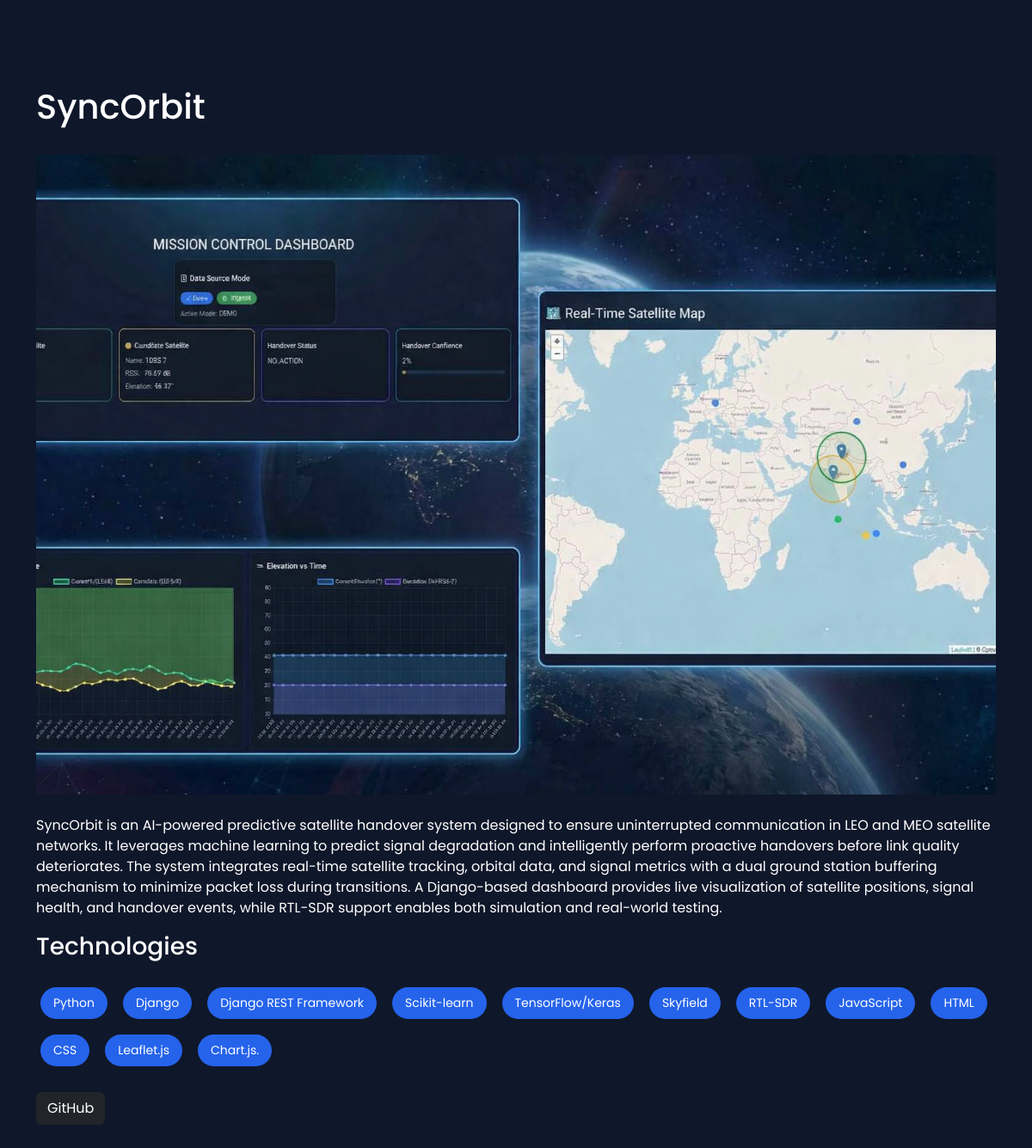
/project/1/, run on the app's committed database.
### website/models.py (models this page shows, shortened)
class Project(models.Model):
    title = models.CharField(max_length=200)
    slug = models.SlugField(blank=True)
    short_description = models.TextField()
    description = models.TextField()
    image = models.ImageField(upload_to="projects")
    github = models.URLField(blank=True)
    demo = models.URLField(blank=True)
    technologies = models.CharField(
        max_length=300,
        help_text="Comma separated"
    )
    featured = models.BooleanField(default=False)
    order = models.PositiveIntegerField(default=0)
    created = models.DateField(auto_now_add=True)
    def tech_list(self):
        return [t.strip() for t in self.technologies.split(",")]

### website/views.py (the view)
# urls.py: path("project/<int:id>/", views.project_detail, name="project_detail"),
def project_detail(request, id):
    project = get_object_or_404(Project, id=id)
    return render(
        request,
        "project_detail.html",
        {
            "project": project,
        },
    )

### website/templates/project_detail.html (shortened to what this page needs)
{% extends 'base.html' %}
{% load static %}
{% block content %}
<section class="section">
    <div class="container">
        <h1>{{ project.title }}</h1>
        <br>
        <img src="{{ project.image.url }}" class="img-fluid rounded">
        <br><br>
        <p>{{ project.description }}</p>
        <h3>Technologies</h3>
        <div class="tech-stack">
            {% for tech in project.tech_list %}
            <span>{{ tech }}</span>
            {% endfor %}
        </div>
        {% if project.github %}
        <a href="{{ project.github }}" class="btn btn-dark">
            GitHub
        </a>
        {% endif %}
    </div>
</section>
{% endblock %}

### website/static/css/style.css (style rules this page uses)
* { margin: 0; padding: 0; box-sizing: border-box; font-family: Poppins, sans-serif; }
html { scroll-behavior: smooth; }
body { background: #0f172a; color: white; }
.section { padding: 100px 0; }
.tech-stack { margin: 20px 0; }
.tech-stack span { display: inline-block; padding: 7px 15px; background: #2563eb; border-radius: 30px; margin: 5px; font-size: 14px; }

### website/static/css/projects.css (style rules this page uses)
.tech-stack { display: flex; flex-wrap: wrap; gap: 8px; margin: 25px 0; }
.tech-stack span { padding: 8px 15px; background: #2563eb; border-radius: 30px; font-size: 14px; }

### data on the page
Project: title "SyncOrbit", image (picture), description "SyncOrbit is an AI-powered predictive satellite handover system designed to ensure uninterrupted communication in LEO and MEO satellite networks. It leverages machine learning to predict signal degradation and intelligently perform proactive handovers before link quality deteriorates. The system integrates real-time satellite tracking, orbital data, and signal metrics with a dual ground station buffering mechanism to minimize packet loss during transitions. A Django-based dashboard provides live visualization of satellite positions, signal health, and handover events, while RTL-SDR support enables both simulation and real-world testing."

### other printed values
{{ tech }} "Python" "Django" "Django REST Framework" "Scikit-learn" "TensorFlow/Keras" "Skyfield" "RTL-SDR" "JavaScript" "HTML" "CSS" "Leaflet.js" "Chart.js."
